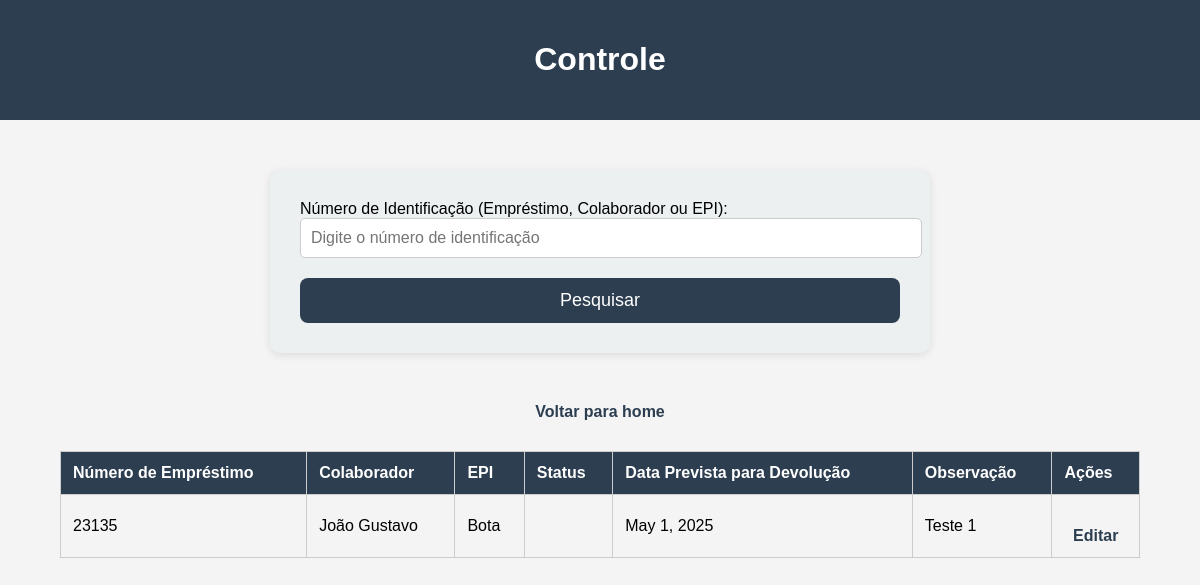
Before: /controle/ with the older database file.
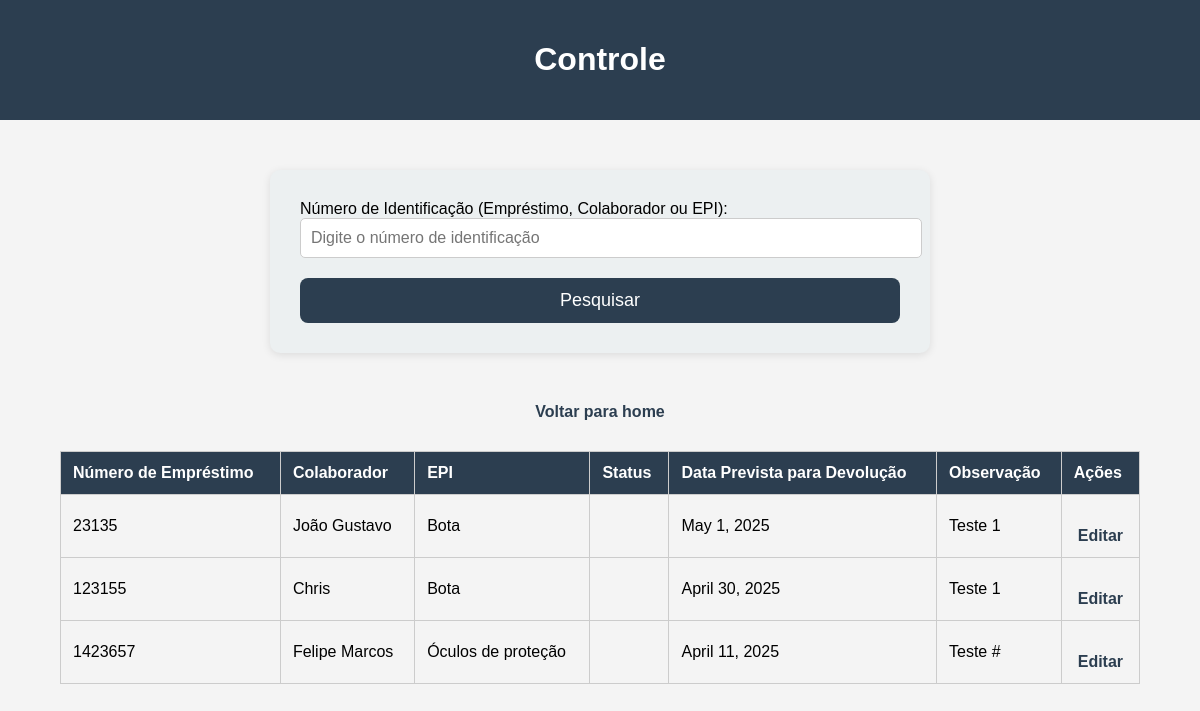
After: the same page with the newer database file.
### epi_app/models.py (models this page shows, shortened)
class EmprestimoModel(models.Model):
    numero_emprestimo = models.IntegerField(null=False)
    colaborador = models.ForeignKey(ColaboradorModel, on_delete=models.CASCADE)
    epi = models.ForeignKey(EpiModel, on_delete=models.CASCADE)
    data_emprestimo = models.DateField(auto_now_add=True)
    data_prevista = models.DateField(blank=True)
    data_devolucao = models.DateField(null=True, blank=True)
    status = models.CharField(null=False)
    observacao = models.TextField(blank=True)

class ColaboradorModel(models.Model):
    cpf = models.CharField(max_length=14, null=False)
    nome = models.CharField(max_length=100, null=False)
    numero_colaborador = models.IntegerField(null=False)
    setor = models.CharField(max_length=45, null=False)
    cargo = models.CharField(max_length=45)
    telefone = models.CharField(max_length=14)

class EpiModel(models.Model):
    tipo = models.CharField(max_length=100, null=False)
    numero_epi = models.IntegerField(null=False)

### epi_app/views.py (the view)
# urls.py: path('controle/', views.controle, name='controle'),
def controle(request):
    numero_identificacao = request.GET.get('numero_identificacao', '')
    if numero_identificacao:
        emprestimos = EmprestimoModel.objects.filter(
            numero_emprestimo__icontains=numero_identificacao) | EmprestimoModel.objects.filter(
            colaborador__numero_colaborador__icontains=numero_identificacao) | EmprestimoModel.objects.filter(
            epi__numero_epi__icontains=numero_identificacao)
    else:
        emprestimos = EmprestimoModel.objects.all()
    return render(request, 'pages/controle.html', {'emprestimos': emprestimos})

### epi_app/templates/pages/controle.html (shortened to what this page needs)
{% load static %}
<!DOCTYPE html>
<html lang="pt-br">
<head>
</head>
<body>
<header>
    <h1>Controle</h1>
</header>
<form action="{% url 'controle' %}" method="GET">
    <label for="numero_identificacao">Número de Identificação (Empréstimo, Colaborador ou EPI):</label>
    <input type="text" id="numero_identificacao" name="numero_identificacao" placeholder="Digite o número de identificação" required>
    <button type="submit">Pesquisar</button>
</form>
<a href="{% url 'base' %}" class="voltar-home">Voltar para home</a>
{% if emprestimos %}
    <table>
        <thead>
            <tr>
                <th>Número de Empréstimo</th>
                <th>Colaborador</th>
                <th>EPI</th>
                <th>Status</th>
                <th>Data Prevista para Devolução</th>
                <th>Observação</th>
                <th>Ações</th>
            </tr>
        </thead>
        <tbody>
            {% for emprestimo in emprestimos %}
                <tr>
                    <td>{{ emprestimo.numero_emprestimo }}</td>
                    <td>{{ emprestimo.colaborador.nome }}</td>
                    <td>{{ emprestimo.epi.tipo }}</td>
                    <td>{{ emprestimo.status }}</td>
                    <td>{{ emprestimo.data_prevista }}</td>
                    <td>{{ emprestimo.observacao }}</td>
                    <td>
                        <a href="{% url 'atualizar_emprestimo' emprestimo.id %}">Editar</a>
                    </td>
                </tr>
            {% endfor %}
        </tbody>
    </table>
{% else %}
    <p class="no-result">Nenhum empréstimo encontrado com esse número de identificação.</p>
{% endif %}
</body>
</html>

Changed rows visible on the page:
added EmprestimoModel: numero_emprestimo "123155", colaborador.nome "Chris", epi.tipo "Bota", data_prevista "April 30, 2025", observacao "Teste 1"
added EmprestimoModel: numero_emprestimo "1423657", colaborador.nome "Felipe Marcos", epi.tipo "Óculos de proteção", data_prevista "April 11, 2025", observacao "Teste #"
